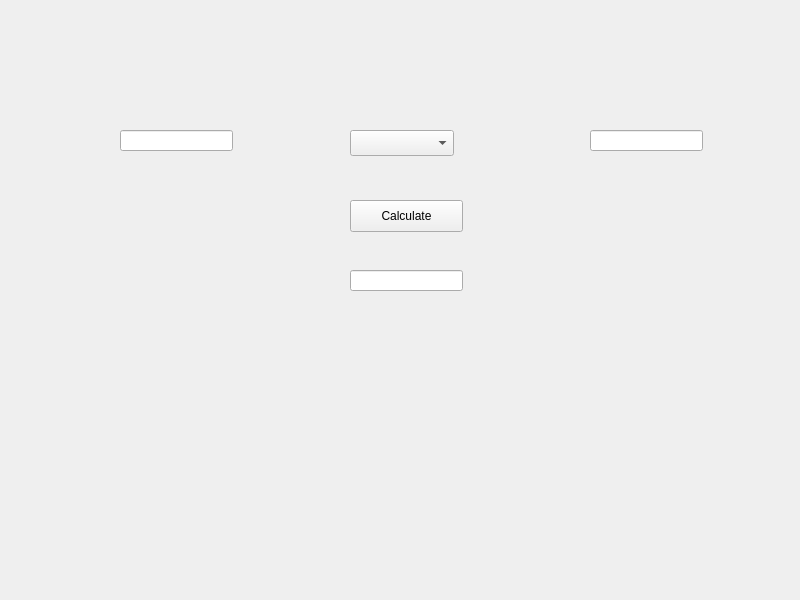
<?xml version="1.0" encoding="UTF-8"?>
<ui version="4.0">
 <class>MainWindow</class>
 <widget class="QMainWindow" name="MainWindow">
  <property name="geometry">
   <rect>
    <x>0</x>
    <y>0</y>
    <width>800</width>
    <height>600</height>
   </rect>
  </property>
  <property name="windowTitle">
   <string>MainWindow</string>
  </property>
  <widget class="QWidget" name="centralwidget">
   <widget class="QLineEdit" name="first">
    <property name="geometry">
     <rect>
      <x>120</x>
      <y>130</y>
      <width>113</width>
      <height>21</height>
     </rect>
    </property>
   </widget>
   <widget class="QComboBox" name="operations">
    <property name="geometry">
     <rect>
      <x>350</x>
      <y>130</y>
      <width>104</width>
      <height>26</height>
     </rect>
    </property>
   </widget>
   <widget class="QLineEdit" name="second">
    <property name="geometry">
     <rect>
      <x>590</x>
      <y>130</y>
      <width>113</width>
      <height>21</height>
     </rect>
    </property>
   </widget>
   <widget class="QPushButton" name="calcbtn">
    <property name="geometry">
     <rect>
      <x>350</x>
      <y>200</y>
      <width>113</width>
      <height>32</height>
     </rect>
    </property>
    <property name="text">
     <string>Calculate</string>
    </property>
   </widget>
   <widget class="QLineEdit" name="answer">
    <property name="geometry">
     <rect>
      <x>350</x>
      <y>270</y>
      <width>113</width>
      <height>21</height>
     </rect>
    </property>
   </widget>
  </widget>
 </widget>
 <resources/>
 <connections>
  <connection>
   <sender>calcbtn</sender>
   <signal>clicked()</signal>
   <receiver>MainWindow</receiver>
   <slot>oncalculate()</slot>
   <hints>
    <hint type="sourcelabel">
     <x>431</x>
     <y>224</y>
    </hint>
    <hint type="destinationlabel">
     <x>598</x>
     <y>212</y>
    </hint>
   </hints>
  </connection>
 </connections>
 <slots>
  <slot>oncalculate()</slot>
 </slots>
</ui>
